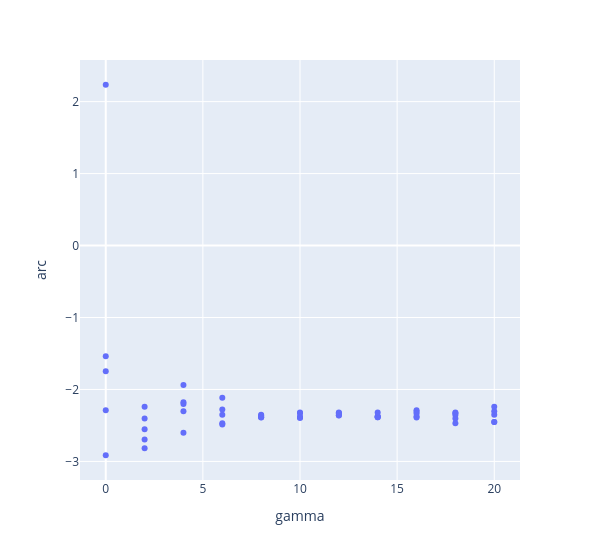

The notebook cell saved with this chart:
### Code cell
px.scatter(clusterveldf, x="gamma", y="arc").update_layout(width=600)

### Figure 1 — Plotly figure (JSON) as saved in the notebook; plotly's stock layout.template omitted (floating-point values rounded to 4 significant figures)
{"data": [{"hovertemplate": "gamma=%{x}<br>arc=%{y}<extra></extra>", "legendgroup": "", "marker": {"color": "#636efa", "symbol": "circle"}, "mode": "markers", "name": "", "orientation": "v", "showlegend": false, "type": "scatter", "x": [14, 0, 16, 14, 4, 12, 6, 16, 16, 14, 8, 0, 12, 8, 4, 4, 6, 10, 2, 10, 14, 6, 14, 20, 16, 2, 10, 0, 18, 8, 2, 8, 20, 18, 0, 10, 12, 6, 8, 16, 12, 18, 18, 4, 10, 6, 18, 0, 4, 2, 12, 20, 20, 20, 2], "xaxis": "x", "y": [-2.374, -1.54, -2.376, -2.375, -2.201, -2.363, -2.468, -2.309, -2.389, -2.385, -2.353, -2.289, -2.319, -2.361, -1.939, -2.179, -2.113, -2.321, -2.817, -2.331, -2.388, -2.352, -2.32, -2.353, -2.29, -2.695, -2.384, -2.914, -2.355, -2.39, -2.403, -2.386, -2.453, -2.403, -1.748, -2.385, -2.328, -2.278, -2.378, -2.335, -2.339, -2.32, -2.331, -2.302, -2.396, -2.486, -2.468, 2.234, -2.602, -2.241, -2.358, -2.454, -2.303, -2.239, -2.553], "yaxis": "y"}], "layout": {"legend": {"tracegroupgap": 0}, "margin": {"t": 60}, "width": 600, "xaxis": {"anchor": "y", "domain": [0, 1], "title": {"text": "gamma"}}, "yaxis": {"anchor": "x", "domain": [0, 1], "title": {"text": "arc"}}}}
